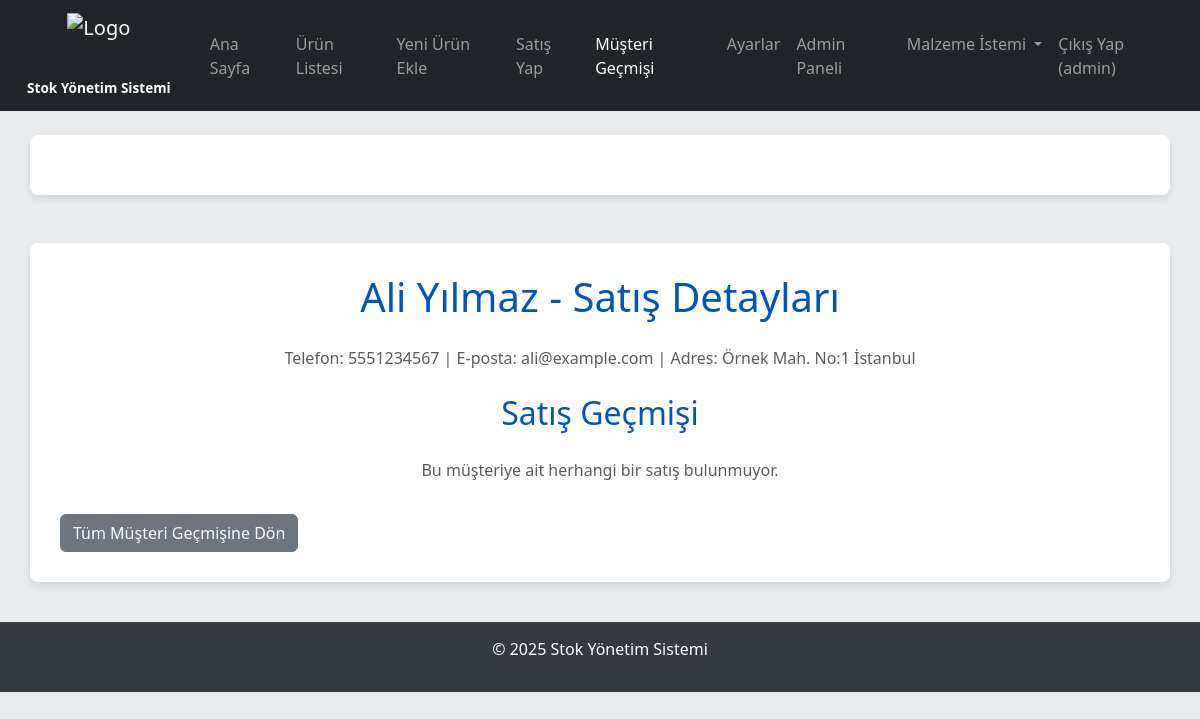
The app's page /musteri_detay/1 (signed in) with its own data.
### tables this page shows
CREATE TABLE musteriler (
            id INTEGER PRIMARY KEY AUTOINCREMENT,
            ad_soyad TEXT NOT NULL,
            telefon TEXT,
            adres TEXT,
            eposta TEXT,
            ekleyen_kullanici_id INTEGER,
            FOREIGN KEY (ekleyen_kullanici_id) REFERENCES kullanicilar (id)
        );

### app.py (the view, shortened to what this page needs)
@app.route('/musteri_detay/<int:musteri_id>')
@login_required
def musteri_detay(musteri_id):
    conn = get_db_connection()
    musteri = conn.execute('SELECT * FROM musteriler WHERE id = ?', (musteri_id,)).fetchone()
    if musteri is None:
        conn.close()
        flash('Müşteri bulunamadı!', 'danger')
        return redirect(url_for('musteri_gecmisi'))
    if session.get('rol') != 'admin' and musteri['ekleyen_kullanici_id'] != session['kullanici_id']:
        conn.close()
        flash('Bu müşterinin detaylarını görüntüleme yetkiniz yok!', 'danger')
        return redirect(url_for('musteri_gecmisi'))
    satislar_raw = conn.execute('''
        SELECT
            s.id AS satis_id,
            s.satis_tarihi,
            s.toplam_urun_fiyati,
            s.iscilik_fiyati,
            s.ek_notlar,
            sd.satilan_adet,
            sd.birim_satis_fiyati,
            u.ad AS urun_ad,
            u.birim AS urun_birim
        FROM satislar s
        LEFT JOIN satis_detaylari sd ON s.id = sd.satis_id
        LEFT JOIN urunler u ON sd.urun_id = u.id
        WHERE s.musteri_id = ?
        ORDER BY s.satis_tarihi DESC, s.id DESC
    ''', (musteri_id,)).fetchall()
    satislar_data = []
    for row in satislar_raw:
        satislar_data.append(dict(row))
    gruplanmis_satislar = {}
    satis_listesi = sorted(list(gruplanmis_satislar.values()), key=lambda x: x['satis_tarihi'], reverse=True)
    kategoriler = conn.execute('SELECT DISTINCT kategori FROM urunler ORDER BY kategori').fetchall()
    conn.close()
    return render_template('musteri_detay.html', musteri=musteri, satislar=satis_listesi, kategoriler=kategoriler)

### app.py (called while the page is built)
def get_db_connection():
    conn = sqlite3.connect('stok.db')
    conn.row_factory = sqlite3.Row
    return conn

def login_required(f):
    @wraps(f)
    def decorated_function(*args, **kwargs):
        if 'kullanici_id' not in session:
            flash('Bu sayfaya erişmek için giriş yapmalısınız.', 'danger')
            return redirect(url_for('giris'))
        return f(*args, **kwargs)
    return decorated_function

### templates/musteri_detay.html (shortened to what this page needs)
<!DOCTYPE html>
<html lang="tr">
<head>
    <link href="https://cdn.jsdelivr.net/npm/bootstrap@5.3.3/dist/css/bootstrap.min.css" rel="stylesheet">
    <link rel="stylesheet" href="https://cdnjs.cloudflare.com/ajax/libs/font-awesome/6.0.0-beta3/css/all.min.css" />
</head>
<body>
    <nav class="navbar navbar-expand-lg navbar-dark bg-dark mb-4">
        <div class="container-fluid">
            <a class="navbar-brand" href="{{ url_for('anasayfa') }}">
                <img src="{{ url_for('static', filename='images/logo.png') }}" alt="Logo" class="logo-img">
                <span class="app-title-text">Stok Yönetim Sistemi</span>
            </a>
            <div class="collapse navbar-collapse" id="navbarNav">
                <ul class="navbar-nav ms-auto">
                    <li class="nav-item">
                        <a class="nav-link" href="{{ url_for('anasayfa') }}">Ana Sayfa</a>
                    </li>
                    {% if session.get('rol') == 'admin' %}
                    <li class="nav-item">
                        <a class="nav-link" href="{{ url_for('urun_listesi') }}">Ürün Listesi</a>
                    </li>
                    {% endif %}
                    <li class="nav-item">
                        <a class="nav-link" href="{{ url_for('yeni_urun') }}">Yeni Ürün Ekle</a>
                    </li>
                    <li class="nav-item">
                        <a class="nav-link" href="{{ url_for('satis_yap') }}">Satış Yap</a>
                    </li>
                    <li class="nav-item">
                        <a class="nav-link active" aria-current="page" href="{{ url_for('musteri_gecmisi') }}">Müşteri Geçmişi</a>
                    </li>
                    <li class="nav-item">
                        <a class="nav-link" href="{{ url_for('ayarlar') }}">Ayarlar</a>
                    </li>
                    {% if session.get('rol') == 'admin' %}
                    <li class="nav-item">
                        <a class="nav-link" href="{{ url_for('admin_panel_kullanicilar') }}">Admin Paneli</a>
                    </li>
                    {% endif %}
                    {% if session.get('kullanici_id') %}
                    <li class="nav-item dropdown">
                        <a class="nav-link dropdown-toggle" href="#" id="navbarDropdownMalzemeIstemi" role="button" data-bs-toggle="dropdown" aria-expanded="false">
                            Malzeme İstemi
                        </a>
                    </li>
                    {% endif %}
                    {% if session.get('kullanici_id') %}
                    <li class="nav-item">
                        <a class="nav-link" href="{{ url_for('cikis') }}">Çıkış Yap ({{ session.get('kullanici_adi') }})</a>
                    </li>
                    {% endif %}
                </ul>
            </div>
        </div>
    </nav>
    <div class="container mt-3">
    </div>
    <div class="container mt-5">
        <h1>{{ musteri['ad_soyad'] }} - Satış Detayları</h1>
        <p class="text-center text-muted">Telefon: {{ musteri['telefon'] }} | E-posta: {{ musteri['eposta'] }} | Adres: {{ musteri['adres'] }}</p>
        <h2 class="mt-4">Satış Geçmişi</h2>
        {% if satislar %}
            {% for satis in satislar %}
            <div class="card mb-3">
                <div class="card-header">
                    Satış ID: {{ satis['satis_id'] }} - Tarih: {{ satis['satis_tarihi'] }}
                </div>
                <div class="card-body">
                    <ul class="list-group list-group-flush">
                        <li class="list-group-item"><strong>Toplam Ürün Fiyatı:</strong> {{ satis['toplam_urun_fiyati'] | format_tl }}</li>
                        <li class="list-group-item"><strong>İşçilik Fiyatı:</strong> {{ satis['iscilik_fiyati'] | format_tl }}</li>
                        <li class="list-group-item"><strong>Genel Toplam:</strong> {{ (satis['toplam_urun_fiyati'] + satis['iscilik_fiyati']) | format_tl }}</li>
                        {% if satis['ek_notlar'] %}
                        <li class="list-group-item"><strong>Ek Notlar:</strong> {{ satis['ek_notlar'] }}</li>
                        {% endif %}
                    </ul>
                    <div class="product-list mt-3">
                        <h6>Satılan Ürünler:</h6>
                        <ul class="list-group list-group-flush">
                            {% for urun in satis['urunler'] %}
                                <li class="list-group-item d-flex justify-content-between align-items-center">
                                    <span>{{ urun['urun_ad'] }} ({{ urun['satilan_adet'] }} {{ urun['urun_birim'] }})</span>
                                    <span>{{ urun['birim_satis_fiyati'] | format_tl }}/{{ urun['urun_birim'] }}</span>
                                </li>
                            {% endfor %}
                            {% if not satis['urunler'] and satis['iscilik_fiyati'] == 0 %}
                                <li class="list-group-item text-muted">Bu satışta kaydedilmiş ürün bulunmuyor.</li>
                            {% endif %}
                        </ul>
                    </div>
                    <div class="d-flex justify-content-end mt-3 no-print">
                        <a href="{{ url_for('fatura', satis_id=satis['satis_id']) }}" class="btn btn-sm btn-outline-info">Fatura Oluştur</a>
                    </div>
                </div>
            </div>
            {% endfor %}
        {% else %}
            <p class="text-center text-muted">Bu müşteriye ait herhangi bir satış bulunmuyor.</p>
        {% endif %}
        <a href="{{ url_for('musteri_gecmisi') }}" class="btn btn-secondary mt-3">Tüm Müşteri Geçmişine Dön</a>
    </div>
    <footer>
        <p>&copy; {{ now().year }} Stok Yönetim Sistemi</p>
    </footer>
</body>
</html>

### templates/musteri_detay.html (style rules this page uses)
body { font-family: 'Segoe UI', Tahoma, Geneva, Verdana, sans-serif; background-color: #e9ecef; color: #343a40; }
.navbar-brand { display: flex; flex-direction: column; align-items: center; text-align: center; padding: 5px 15px; }
.navbar-brand .logo-img { height: 60px; width: auto; margin-bottom: 5px; }
.navbar-brand .app-title-text { font-size: 0.85rem; font-weight: bold; color: white; white-space: nowrap; }
.container { background-color: #ffffff; border-radius: 8px; box-shadow: 0 4px 8px rgba(0, 0, 0, 0.1); padding: 30px; }
h1, h2 { color: #0056b3; margin-bottom: 25px; text-align: center; }
footer { margin-top: 40px; padding: 15px; background-color: #343a40; color: white; text-align: center; width: 100%; }

### records on screen
musteriler: ad_soyad "Ali Yılmaz", telefon "5551234567", eposta "ali@example.com", adres "Örnek Mah. No:1 İstanbul"

### other values on screen
{{ session.get('kullanici_adi') }} "admin"
